Frame 1 (no input): blank canvas, image omitted
Frame 60 (the mouse pressed at the canvas centre just before this capture): blank canvas, image omitted
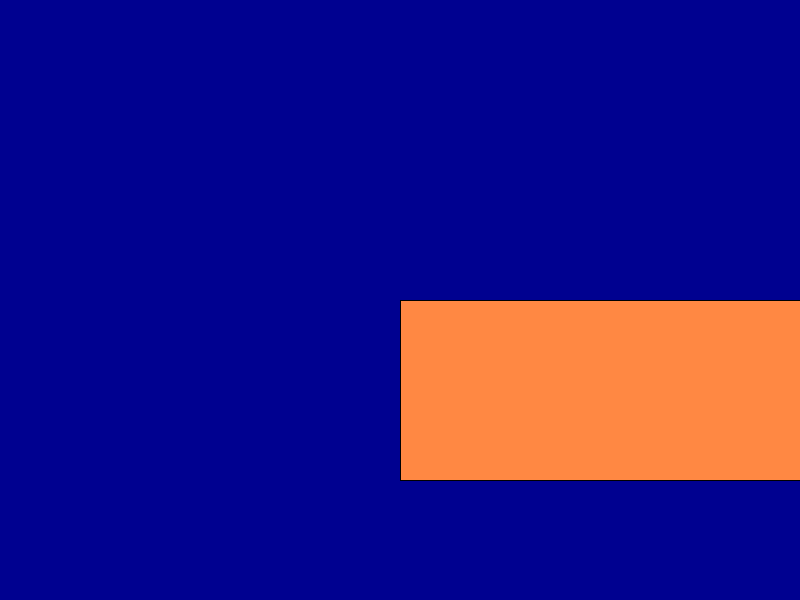
Frame 120 (the mouse held since frame 60 and released just before this capture)

The Processing sketch whose frames 1 and 60 were blank and that drew this single picture after the mouse press (run headless with seeded random() and noise(); from frame 60 on, the mouse is pressed at the canvas centre):

// Processing sketch: processing_50357
// ── processing_50357.pde

int x;

int directionx;

int y;

int directiony;




void setup(){

size(800,600);

  x = 0;

  directionx = 1;

  y = 0;

  directiony = 1;
 
}




void draw(){

  background(mouseX);

  x += directionx;

  y += directiony;

  if(x > 800){

    directionx = -1;

  }

  if (x < 0){
 
    directionx = 1;

  }

    if(y > 0){

      directiony = 1;

    

}

 

  rect(mouseX,mouseY,mouseX+20,mouseY-120);

  fill(255,136,67);
 
    x += directionx;

  y += directiony;
  
}
